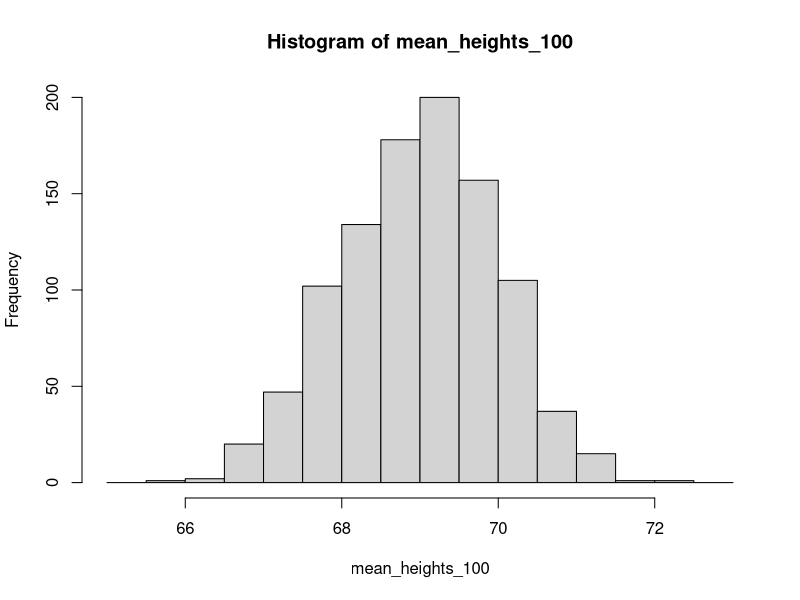
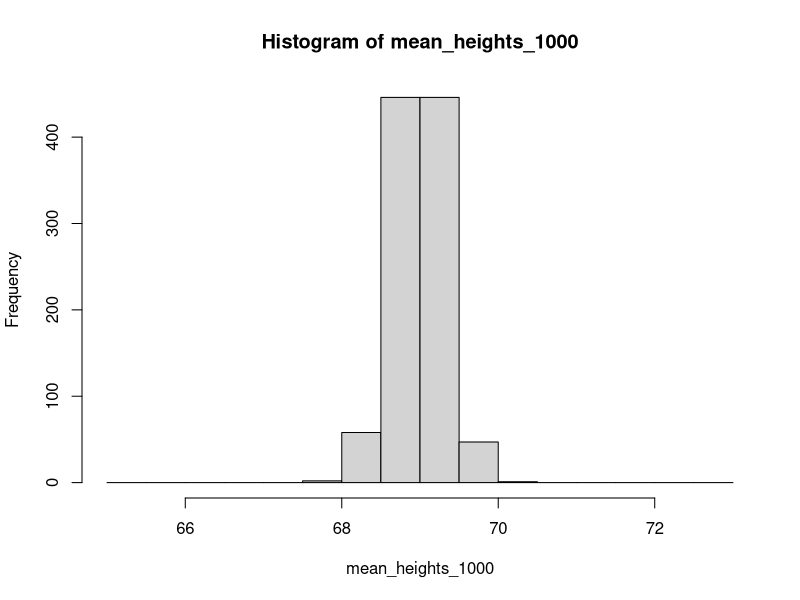
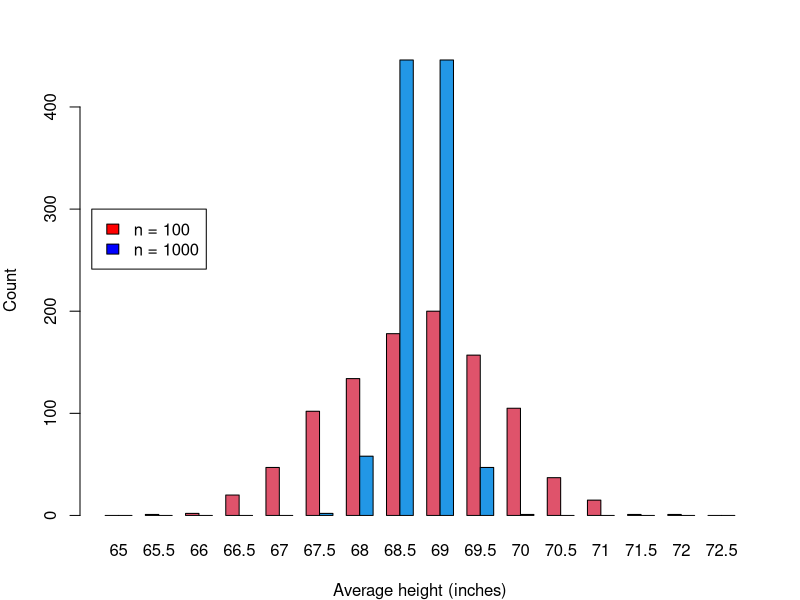

Source code (R) for these figures, in order:
get_heights <- function(num){
  heights <- rnorm(num, mean = 69, sd = 10);
  heightsMean <- mean(heights, trim = 0, na.rm = FALSE);
  return(heightsMean);
}

#create a for-loop for a sample size of 100

mean_heights_100 <- numeric(1000);
for(counter in 1:1000){
  mean_heights_100[counter] <- get_heights(100);
}

#create a for-loop for a sample size of 1000

mean_heights_1000 <- numeric(1000);
for(counter in 1:1000){
  mean_heights_1000[counter] <- get_heights(1000);
}

mean_heights_100bin <- hist(mean_heights_100, breaks = seq(65,73,by=0.5))$counts
mean_heights_1000bin <- hist(mean_heights_1000, breaks = seq(65,73,by=0.5))$counts
pdf(file= "both_barplot.pdf", width=6,height=6)
par(mfrow=c(1,1), mar=c(4, 4, 3, 2))

#note, sequence ends at 72 and not 73 becuase the sequence is asking for the number of "buckets" to put data in; the range above was for the individual borders...
barplot(rbind(mean_heights_100bin, mean_heights_1000bin), col=c(2,4), beside = T, names.arg = seq(65,72.5,by=0.5), xlab="Average height (inches)",ylab="Count")

#make the legend after you make the barplot
legend(0, 300, c("n = 100", "n = 1000"), fill = c("red", "blue"));
#shut down
dev.off()

